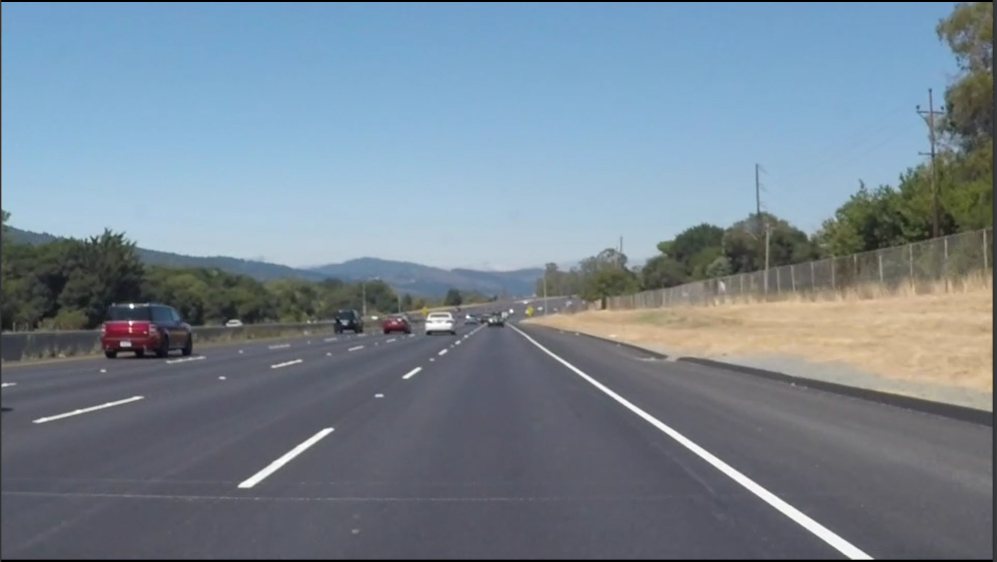
#> input picture Learning/Professional Courses/DIP/Tests/Test8/img1.png, 2991 x 1686 px (shown at 1/3 size)
$ python -i demo8.py   (imports and definitions only)
#> lines starting #> are read from the running program, lines starting #| are printed output that depends on the picture; after the words box and inside, x2 and y2 are one past the last pixel; in counts of white or black regions, pixels touching at a corner belong together
# 导入的库
from moviepy.editor import VideoFileClip
import numpy as np
import cv2 as cv

"""
一些变量的设置
"""
gk_size = 5  # 高斯变化内核大小
canny_low = 50  # Canny边缘检测的最低阈值
canny_high = 150  # Canny边缘检测的最高阈值
rho_step = 1  # rho_step的步长，即直线到图像原点(0,0)点的距离
theta = np.pi / 180  # theta的范围（角度）
threshold = 15  # 累加器中的值高于它时才认为是一条直线
min_len = 40  # 线的最短长度，比这个短的都被忽略
max_gap = 20  # 两条直线之间的最大间隔，小于此值，认为是一条直线


def roi_mask(img, intere_vec):                  # img是输入的图像，intere_vec是兴趣区的四个点的坐标（三维的数组）
    mask = np.zeros_like(img)                   # 创建副本：生成与输入图像相同大小的图像，并使用0填充,图像为黑色
    if len(img.shape) > 2:
        img_channel = img.shape[2]              # 获取图片宽和高
        mask_color = (255,) * img_channel       # 如果 img_channel=3, 则为(255,255,255)
    else:
        mask_color = 255
    cv.fillPoly(mask, intere_vec, mask_color)   # 使用白色填充多边形，形成蒙板
    img_mask = cv.bitwise_and(img, mask)        # img&mask，经过此操作后，兴趣区域以外的部分被蒙住了，只留下兴趣区域的图像
    return img_mask


def draw_roi(img, intere_vec):
    cv.polylines(img, intere_vec, True, [255, 0, 0], thickness=2)


def draw_lines(img, lines, color=[255, 0, 0], thickness=2):
    for line in lines:
        for x1, y1, x2, y2 in line:
            cv.line(img, (x1, y1), (x2, y2), color, thickness)


def hough_lines(img, step, theta_h, thresh, min_line_len, max_gap):
    lines = cv.HoughLinesP(img, step, theta_h, thresh, np.array([]), minLineLength=min_line_len,maxLineGap=max_gap)  # 函数输出的直接就是一组直线点的坐标位置（每条直线用两个点表示[x1,y1],[x2,y2]）
    img_line = np.zeros((img.shape[0], img.shape[1], 3), dtype=np.uint8)  # 生成绘制直线的绘图板，黑底
    add_line(img_line, lines)
    return img_line


def add_line(img, lines, color=[255, 0, 0], thickness=8):
    left_lines, right_lines = [], []                # 用于存储左边和右边的直线
    for line in lines:                              # 对直线进行分类
        for x1, y1, x2, y2 in line:
            k = (y2 - y1) / (x2 - x1)
            if k < 0:
                left_lines.append(line)
            else:
                right_lines.append(line)

    if len(left_lines) <= 0 or len(right_lines) <= 0:
        return img

    clean_lines(left_lines, 0.1)    # 弹出左侧不满足斜率要求的直线
    clean_lines(right_lines, 0.1)   # 弹出右侧不满足斜率要求的直线
    left_points = [(x1, y1) for line in left_lines for x1, y1, x2, y2 in line]                      # 提取左侧直线族中的所有的第一个点
    left_points = left_points + [(x2, y2) for line in left_lines for x1, y1, x2, y2 in line]        # 提取左侧直线族中的所有的第二个点
    right_points = [(x1, y1) for line in right_lines for x1, y1, x2, y2 in line]                    # 提取右侧直线族中的所有的第一个点
    right_points = right_points + [(x2, y2) for line in right_lines for x1, y1, x2, y2 in line]     # 提取右侧侧直线族中的所有的第二个点

    left_vtx = calc_lane_intere_vec(left_points, 325, img.shape[0])           # 拟合点集，生成直线表达式，并计算左侧直线在图像中的两个端点的坐标
    right_vtx = calc_lane_intere_vec(right_points, 325, img.shape[0])         # 拟合点集，生成直线表达式，并计算右侧直线在图像中的两个端点的坐标

    cv.line(img, left_vtx[0], left_vtx[1], color, thickness)    # 画出直线
    cv.line(img, right_vtx[0], right_vtx[1], color, thickness)  # 画出直线


# 将不满足斜率要求的直线弹出
def clean_lines(lines, threshold):
    slope = []
    for line in lines:
        for x1, y1, x2, y2 in line:
            k = (y2 - y1) / (x2 - x1)
            slope.append(k)
    while len(lines) > 0:
        mean = np.mean(slope)                   # 计算斜率的平均值，因为后面会将直线和斜率值弹出
        diff = [abs(s - mean) for s in slope]   # 计算每条直线斜率与平均值的差值
        idx = np.argmax(diff)                   # 计算差值的最大值的下标
        if diff[idx] > threshold:               # 将差值大于阈值的直线弹出
            slope.pop(idx)                      # 弹出斜率
            lines.pop(idx)                      # 弹出直线
        else:
            break


# 拟合点集，生成直线表达式，并计算直线在图像中的两个端点的坐标
def calc_lane_intere_vec(point_list, y_min, y_max):
    x = [p[0] for p in point_list]  # 提取x
    y = [p[1] for p in point_list]  # 提取y
    fit = np.polyfit(y, x, 1)       # 用一次多项式x=a*y+b拟合这些点，fit是(a,b)
    fit_fn = np.poly1d(fit)         # 生成多项式对象a*y+b

    x_min = int(fit_fn(y_min))  # 计算这条直线在图像中最左侧的横坐标
    x_max = int(fit_fn(y_max))  # 计算这条直线在图像中最右侧的横坐标

    return [(x_min, y_min), (x_max, y_max)]


def do_img(img):
    roi_part = np.array([[(0, img.shape[0]), (460, 325), (520, 325), (img.shape[1], img.shape[0])]])  # roi_part: 三维的数组;感兴趣区域的四个坐标
    gray = cv.cvtColor(img, cv.COLOR_RGB2GRAY)                                          # 图像转换为灰度图
    blur_gray = cv.GaussianBlur(gray, (gk_size, gk_size), 0, 0)                         # 使用高斯模糊去噪声
    edges = cv.Canny(blur_gray, canny_low, canny_high)                                  # 使用Canny进行边缘检测
    roi_edges = roi_mask(edges, roi_part)                                               # 对边缘检测的图像生成图像蒙板，去掉不感兴趣的区域，保留兴趣区
    img_line = hough_lines(roi_edges, rho_step, theta, threshold, min_len, max_gap)     # 使用霍夫直线检测，并且绘制直线
    img_out = cv.addWeighted(img, 0.8, img_line, 1, 0)                                  # 将处理后的图像与原图做融合
    return img_out


# [6 lines not run here, left out]

>>> import cv2
>>> picture = cv2.cvtColor(cv2.imread('img1.png'), cv2.COLOR_BGR2RGB)
>>> result = do_img(picture)
#> in do_img, `gray = cv.cvtColor(img, cv.COLOR_RGB2GRAY)`:
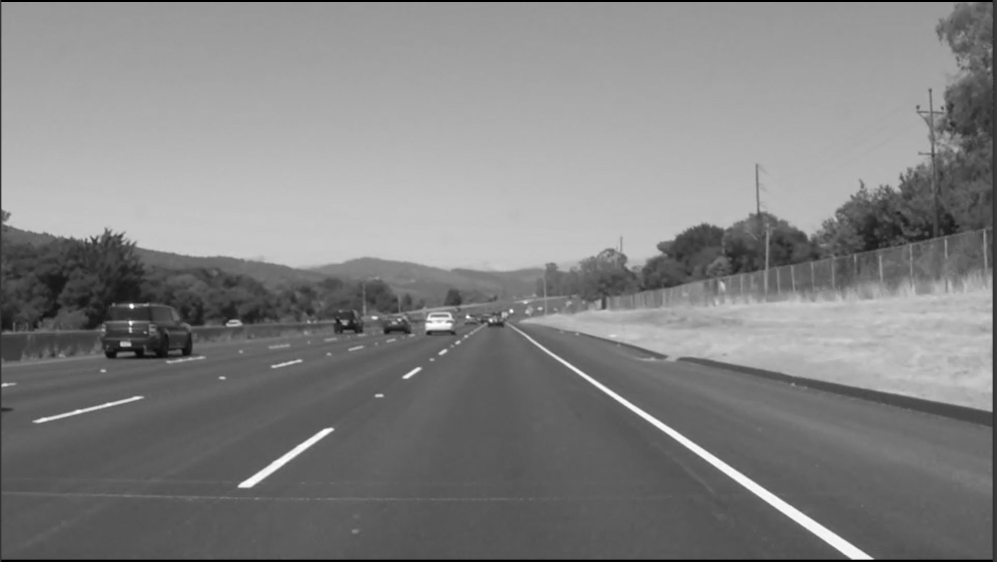
#> gray: shape (1686, 2991) (shown at 1/3 size); min 0, max 255, mean 130.4
#> in do_img, `edges = cv.Canny(blur_gray, canny_low, canny_high)`:
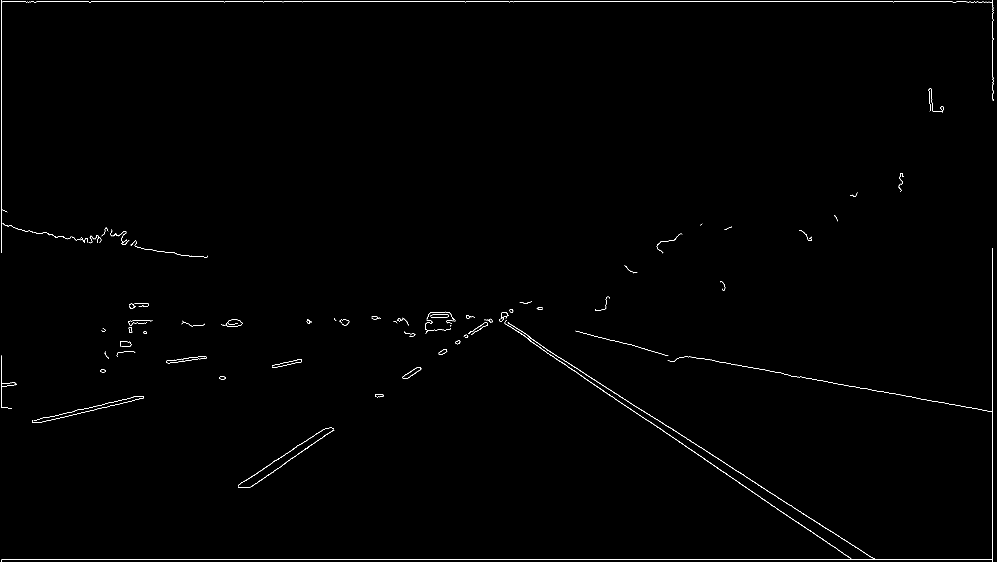
#> edges: shape (1686, 2991) (shown at 1/3 size); 0.39% white in thin lines or dots
#> in roi_mask, `cv.fillPoly(mask, intere_vec, mask_color)`:
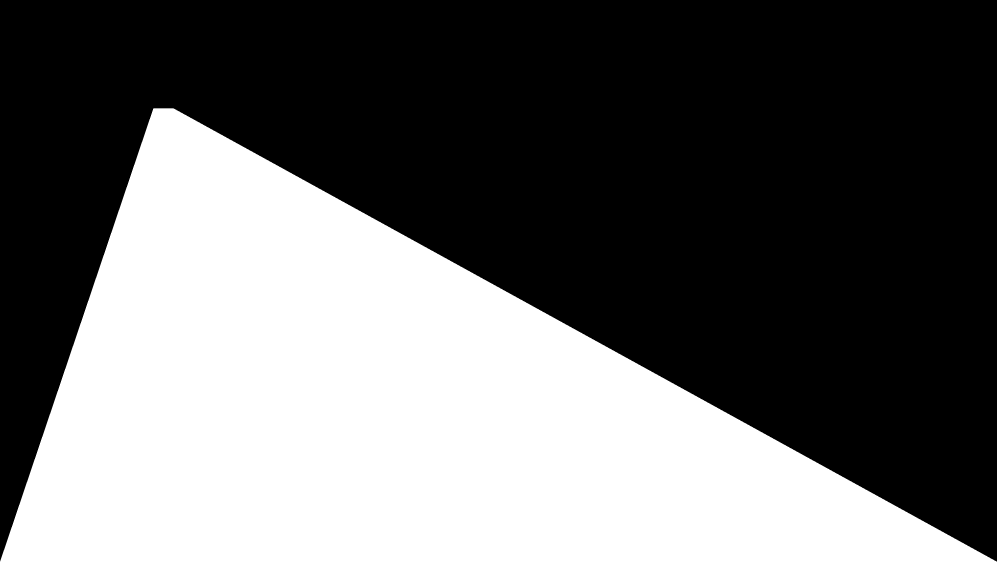
#> mask: shape (1686, 2991) (shown at 1/3 size); 41.2% white; 1 white region, box (x1, y1, x2, y2) and area: (0, 325, 2991, 1686) 2077451
#> in roi_mask, `img_mask = cv.bitwise_and(img, mask)`:
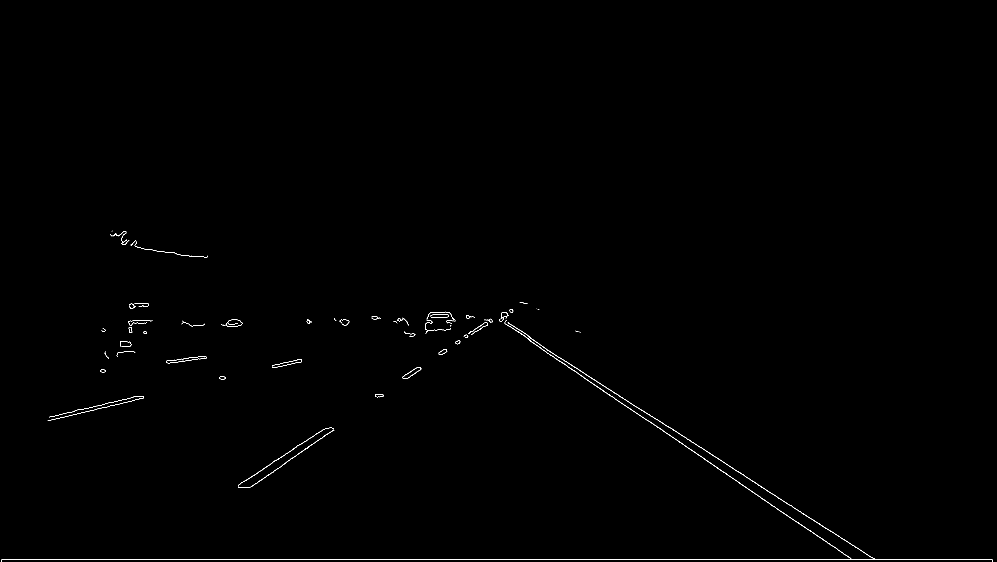
#> img_mask: shape (1686, 2991) (shown at 1/3 size); 0.23% white in thin lines or dots, all inside (x1, y1, x2, y2) = (3, 692, 2979, 1686)
#> in hough_lines, `lines = cv.HoughLinesP(img, step, theta_h, thresh, np.array([]), minLi..`: lines = 83 rows, first 6: [6, 1678, 2937, 1678], [1973, 1259, 2430, 1555], [1626, 1048, 1973, 1282], [782, 1679, 828, 1679], [1592, 1024, 2150, 1401], [1706, 1089, 1952, 1248]
#> the loop in add_line, `for line in lines:` made 83 passes
#> line on passes 1 to 12: [[6, 1678, 2937, 1678]], [[1973, 1259, 2430, 1555]], [[1626, 1048, 1973, 1282]], [[782, 1679, 828, 1679]], [[1592, 1024, 2150, 1401]], [[1706, 1089, 1952, 1248]], [[2359, 1508, 2528, 1617]], [[816, 1097, 899, 1078]], [[2347, 1536, 2553, 1675]], [[2229, 1457, 2551, 1674]], [[714, 1456, 879, 1348]], [[1605, 1024, 1862, 1191]]
#> after the loop in add_line, `for line in lines:`: left_lines = 38 items, first 6: [[816, 1097, 899, 1078]], [[714, 1456, 879, 1348]], [[143, 1261, 427, 1195]], [[1282, 952, 1355, 950]], [[771, 1449, 1000, 1288]], [[315, 1211, 384, 1196]]; right_lines = 45 items, first 6: [[6, 1678, 2937, 1678]], [[1973, 1259, 2430, 1555]], [[1626, 1048, 1973, 1282]], [[782, 1679, 828, 1679]], [[1592, 1024, 2150, 1401]], [[1706, 1089, 1952, 1248]]
#> the loop in clean_lines, `for line in lines:` made 38 passes
#> line on passes 1 to 12: [[816, 1097, 899, 1078]], [[714, 1456, 879, 1348]], [[143, 1261, 427, 1195]], [[1282, 952, 1355, 950]], [[771, 1449, 1000, 1288]], [[315, 1211, 384, 1196]], [[499, 1083, 605, 1069]], [[754, 1460, 977, 1304]], [[200, 1238, 305, 1215]], [[387, 970, 437, 969]], [[540, 1084, 618, 1074]], [[1220, 1135, 1260, 1109]]
#> after the loop in clean_lines, `for line in lines:`: slope = 38 values, max -0.02 at index 9, min -0.703 at index 4, mean -0.379
#> the loop in clean_lines, `while len(lines) > 0:` made 21 passes
#> (mean, idx) on passes 1 to 12: (-0.379, 9), (-0.388, 21), (-0.398, 16), (-0.409, 3), (-0.42, 26), (-0.432, 19), (-0.444, 20), (-0.456, 22), (-0.467, 8), (-0.479, 5), (-0.491, 20), (-0.504, 26)
#> after the loop in clean_lines, `while len(lines) > 0:`: lines = 18 items, first 6: [[714, 1456, 879, 1348]], [[771, 1449, 1000, 1288]], [[754, 1460, 977, 1304]], [[1220, 1135, 1260, 1109]], [[881, 1345, 975, 1286]], [[1405, 1001, 1473, 957]]; slope = [-0.655, -0.703, -0.7, -0.65, -0.628, -0.647, -0.653, -0.65, -0.659, -0.65, -0.654, -0.7, -0.628, -0.638, -0.561, -0.621, -0.65, -0.625]
#> the loop in clean_lines (call 2), `for line in lines:` made 45 passes
#> the loop in clean_lines (call 2), `while len(lines) > 0:` made 18 passes
#> (mean, idx) on passes 1 to 12: (0.433, 0), (0.443, 2), (0.453, 10), (0.464, 11), (0.475, 16), (0.487, 23), (0.499, 27), (0.512, 33), (0.526, 11), (0.54, 22), (0.555, 19), (0.57, 23)
#> in add_line, `left_points = [(x1, y1) for line in left_lines for x1, y1, x2, y2 in l..`: left_points = [(714, 1456), (771, 1449), (754, 1460), (1220, 1135), (881, 1345), (1405, 1001), (1401, 1012), (1391, 1009), (1208, 1131), (1223, 1134), (1399, 1012), (920, 1345), (929, 1314), (716, 1455), (1379, 1022), (883, 1344), (1392, 1008), (817, 1387)]
#> in add_line, `left_points = left_points + [(x2, y2) for line in left_lines for x1, y..`: left_points = 36 pairs, first value 714 to 1477, second value 956 to 1460
#> in add_line, `right_points = [(x1, y1) for line in right_lines for x1, y1, x2, y2 in..`: right_points = 28 pairs, first value 345 to 2522, second value 700 to 1612
#> in add_line, `right_points = right_points + [(x2, y2) for line in right_lines for x1..`: right_points = 56 pairs, first value 345 to 2620, second value 700 to 1676
#> in calc_lane_intere_vec, `x = [p[0] for p in point_list]`: x = 36 values, max 1477 at index 28, min 714 at index 0, mean 1120.6
#> in calc_lane_intere_vec, `y = [p[1] for p in point_list]`: y = 36 values, max 1460 at index 2, min 956 at index 34, mean 1195
#> in calc_lane_intere_vec, `fit = np.polyfit(y, x, 1)`: fit = [-1.5, 2912.2]
#> in calc_lane_intere_vec, `x_min = int(fit_fn(y_min))`: x_min = 2424
#> in calc_lane_intere_vec, `x_max = int(fit_fn(y_max))`: x_max = 384
#> in add_line, `left_vtx = calc_lane_intere_vec(left_points, 325, img.shape[0])`: left_vtx = [(2424, 325), (384, 1686)]
#> in add_line, `right_vtx = calc_lane_intere_vec(right_points, 325, img.shape[0])`: right_vtx = [(59, 325), (2723, 1686)]
#> in add_line, `cv.line(img, left_vtx[0], left_vtx[1], color, thickness)`:
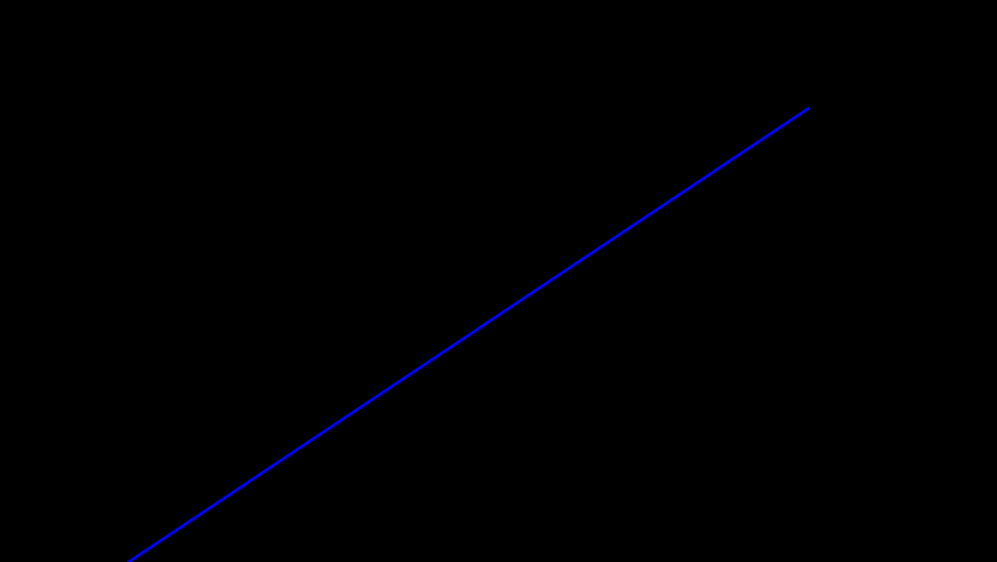
#> img: shape (1686, 2991, 3) (shown at 1/3 size); mean of channels 0, 1, 2 1.1, 0, 0; drawn as B, G, R
#> in do_img, `img_out = cv.addWeighted(img, 0.8, img_line, 1, 0)`:
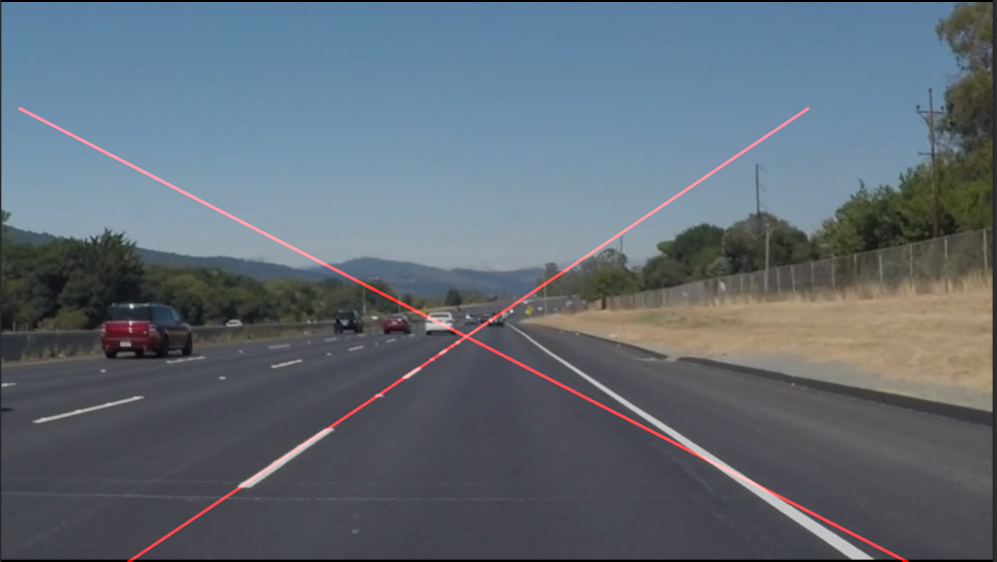
#> img_out: shape (1686, 2991, 3) (shown at 1/3 size); mean R, G, B 96.3, 106.8, 116.8
